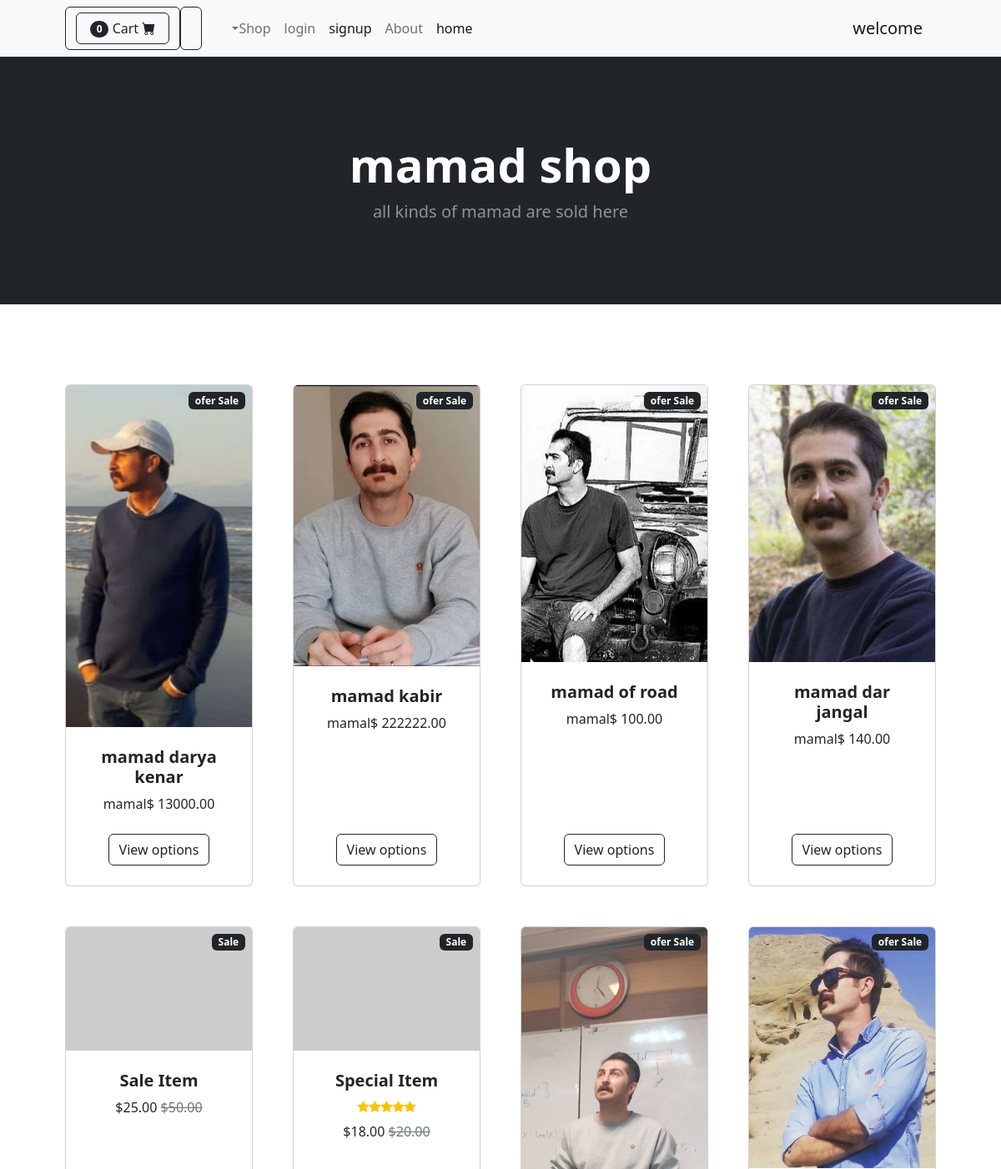
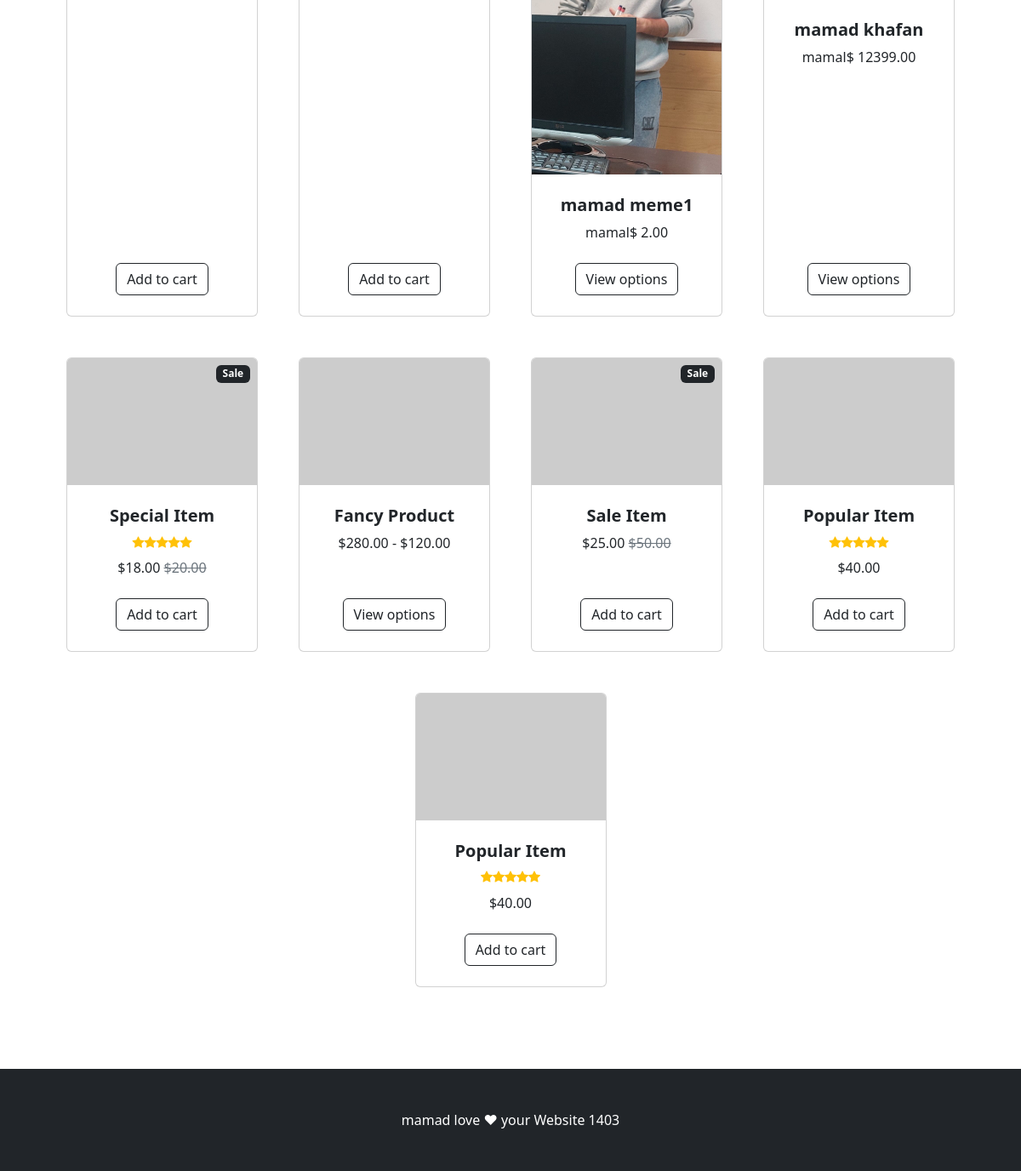
The page / on the database its author committed (2 pictures, top to bottom).
### pages/models.py (models this page shows, shortened)
class merch(models.Model):
    name= models.CharField(max_length=100)
    description = models.CharField(max_length=100, default=True,blank=True,null=True)
    price = models.DecimalField( max_digits=12,default=0, decimal_places=2,)
    catgory=models.ForeignKey(catgory,on_delete=models.CASCADE)
    picrure=models.ImageField(upload_to='upload/product/')
    is_sale=models.BooleanField(default=False)
    sale_price=models.DecimalField( max_digits=12,default=0, decimal_places=2,)

### pages/views.py (the view)
# urls.py: path('',views.home_page,name='home'),
def home_page(request):
    all_merch=merch.objects.all()
    return render(request,"pages/home.html",{'merch':all_merch})

### pages/templates/pages/home.html
{% extends "pages/base.html" %}
{% load static %}
{%block content%}
        <header class="bg-dark py-5">
            <div class="container px-4 px-lg-5 my-5">
                <div class="text-center text-white">
                    <h1 class="display-4 fw-bolder">mamad shop</h1>
                    <p class="lead fw-normal text-white-50 mb-0">all kinds of mamad are sold here</p>
                </div>
            </div>
        </header>
        <section class="py-5">
            <div class="container px-4 px-lg-5 mt-5">
                <div class="row gx-4 gx-lg-5 row-cols-2 row-cols-md-3 row-cols-xl-4 justify-content-center">
                    {% for item in merch %}
                    <div class="col mb-5">
                        <div class="card h-100">
                            <div class="badge bg-dark text-white position-absolute" style="top: 0.5rem; right: 0.5rem">ofer Sale</div>
                            <img class="card-img-top" src="{{item.picrure.url}}" alt="..." />
                            <div class="card-body p-4">
                                <div class="text-center">
                                    <h5 class="fw-bolder">{{ item.name}}</h5>
                                    {{item.price}} $mamal
                                </div>
                            </div>
                            <div class="card-footer p-4 pt-0 border-top-0 bg-transparent">
                                <div class="text-center"><a class="btn btn-outline-dark mt-auto" href="#">View options</a></div>
                            </div>
                        </div>
                    </div>
                     {% endfor %}
                    <div class="col mb-5">
                        <div class="card h-100">
                            <div class="badge bg-dark text-white position-absolute" style="top: 0.5rem; right: 0.5rem">Sale</div>
                            <img class="card-img-top" src="https://dummyimage.com/450x300/dee2e6/6c757d.jpg" alt="..." />
                            <div class="card-body p-4">
                                <div class="text-center">
                                    <h5 class="fw-bolder">Special Item</h5>
                                    <div class="d-flex justify-content-center small text-warning mb-2">
                                        <div class="bi-star-fill"></div>
                                        <div class="bi-star-fill"></div>
                                        <div class="bi-star-fill"></div>
                                        <div class="bi-star-fill"></div>
                                        <div class="bi-star-fill"></div>
                                    </div>
                                    <span class="text-muted text-decoration-line-through">$20.00</span>
                                    $18.00
                                </div>
                            </div>
                            <div class="card-footer p-4 pt-0 border-top-0 bg-transparent">
                                <div class="text-center"><a class="btn btn-outline-dark mt-auto" href="#">Add to cart</a></div>
                            </div>
                        </div>
                    </div>
                    <div class="col mb-5">
                        <div class="card h-100">
                            <div class="badge bg-dark text-white position-absolute" style="top: 0.5rem; right: 0.5rem">Sale</div>
                            <img class="card-img-top" src="https://dummyimage.com/450x300/dee2e6/6c757d.jpg" alt="..." />
                            <div class="card-body p-4">
                                <div class="text-center">
                                    <h5 class="fw-bolder">Sale Item</h5>
                                    <span class="text-muted text-decoration-line-through">$50.00</span>
                                    $25.00
                                </div>
                            </div>
                            <div class="card-footer p-4 pt-0 border-top-0 bg-transparent">
                                <div class="text-center"><a class="btn btn-outline-dark mt-auto" href="#">Add to cart</a></div>
                            </div>
                        </div>
                    </div>
                    <div class="col mb-5">
                        <div class="card h-100">
                            <img class="card-img-top" src="https://dummyimage.com/450x300/dee2e6/6c757d.jpg" alt="..." />
                            <div class="card-body p-4">
                                <div class="text-center">
                                    <h5 class="fw-bolder">Popular Item</h5>
                                    <div class="d-flex justify-content-center small text-warning mb-2">
                                        <div class="bi-star-fill"></div>
                                        <div class="bi-star-fill"></div>
                                        <div class="bi-star-fill"></div>
                                        <div class="bi-star-fill"></div>
                                        <div class="bi-star-fill"></div>
                                    </div>
                                    $40.00
                                </div>
                            </div>
                            <div class="card-footer p-4 pt-0 border-top-0 bg-transparent">
                                <div class="text-center"><a class="btn btn-outline-dark mt-auto" href="#">Add to cart</a></div>
                            </div>
                        </div>
                    </div>
                    <div class="col mb-5">
                        <div class="card h-100">
                            <div class="badge bg-dark text-white position-absolute" style="top: 0.5rem; right: 0.5rem">Sale</div>
                            <img class="card-img-top" src="https://dummyimage.com/450x300/dee2e6/6c757d.jpg" alt="..." />
                            <div class="card-body p-4">
                                <div class="text-center">
                                    <h5 class="fw-bolder">Sale Item</h5>
                                    <span class="text-muted text-decoration-line-through">$50.00</span>
                                    $25.00
                                </div>
                            </div>
                            <div class="card-footer p-4 pt-0 border-top-0 bg-transparent">
                                <div class="text-center"><a class="btn btn-outline-dark mt-auto" href="#">Add to cart</a></div>
                            </div>
                        </div>
                    </div>
                    <div class="col mb-5">
                        <div class="card h-100">
                            <img class="card-img-top" src="https://dummyimage.com/450x300/dee2e6/6c757d.jpg" alt="..." />
                            <div class="card-body p-4">
                                <div class="text-center">
                                    <h5 class="fw-bolder">Fancy Product</h5>
                                    $120.00 - $280.00
                                </div>
                            </div>
                            <div class="card-footer p-4 pt-0 border-top-0 bg-transparent">
                                <div class="text-center"><a class="btn btn-outline-dark mt-auto" href="#">View options</a></div>
                            </div>
                        </div>
                    </div>
                    <div class="col mb-5">
                        <div class="card h-100">
                            <div class="badge bg-dark text-white position-absolute" style="top: 0.5rem; right: 0.5rem">Sale</div>
                            <img class="card-img-top" src="https://dummyimage.com/450x300/dee2e6/6c757d.jpg" alt="..." />
                            <div class="card-body p-4">
                                <div class="text-center">
                                    <h5 class="fw-bolder">Special Item</h5>
                                    <div class="d-flex justify-content-center small text-warning mb-2">
                                        <div class="bi-star-fill"></div>
                                        <div class="bi-star-fill"></div>
                                        <div class="bi-star-fill"></div>
                                        <div class="bi-star-fill"></div>
                                        <div class="bi-star-fill"></div>
                                    </div>
                                    <span class="text-muted text-decoration-line-through">$20.00</span>
                                    $18.00
                                </div>
                            </div>
                            <div class="card-footer p-4 pt-0 border-top-0 bg-transparent">
                                <div class="text-center"><a class="btn btn-outline-dark mt-auto" href="#">Add to cart</a></div>
                            </div>
                        </div>
                    </div>
                    <div class="col mb-5">
                        <div class="card h-100">
                            <img class="card-img-top" src="https://dummyimage.com/450x300/dee2e6/6c757d.jpg" alt="..." />
                            <div class="card-body p-4">
                                <div class="text-center">
                                    <h5 class="fw-bolder">Popular Item</h5>
                                    <div class="d-flex justify-content-center small text-warning mb-2">
                                        <div class="bi-star-fill"></div>
                                        <div class="bi-star-fill"></div>
                                        <div class="bi-star-fill"></div>
                                        <div class="bi-star-fill"></div>
                                        <div class="bi-star-fill"></div>
                                    </div>
                                    $40.00
                                </div>
                            </div>
                            <div class="card-footer p-4 pt-0 border-top-0 bg-transparent">
                                <div class="text-center"><a class="btn btn-outline-dark mt-auto" href="#">Add to cart</a></div>
                            </div>
                        </div>
                    </div>
                </div>
            </div>
        </section>
{%endblock%}

### rows shown on the page
merch: picrure (picture), name "mamad dar jangal"
merch: picrure (picture), name "mamad of road"
merch: picrure (picture), name "mamad kabir"
merch: picrure (picture), name "mamad darya kenar"
merch: picrure (picture), name "mamad khafan"
merch: picrure (picture), name "mamad meme1"
